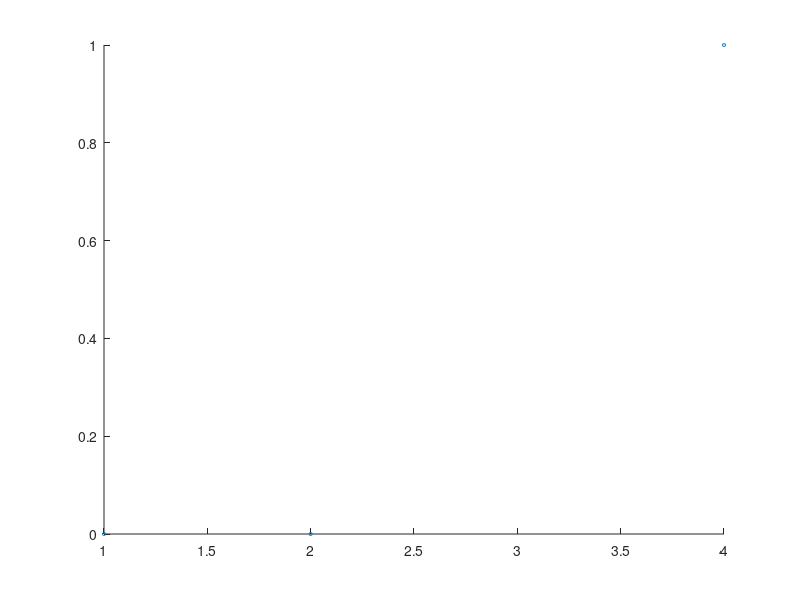

The MATLAB source for this figure:
% Jacob Krol
% Finds the time between 16 as center chain value

max = input('Maximum value to be tested:');
chainval = zeros(1,max);
space = 0;
freq = [ ];
non16 = [;];

for nval = 1:max
    movingval = nval;
    while(log2(movingval)-floor(log2(movingval))>0)
        if(mod(movingval,2)==0)
            movingval = movingval/2;
        else
            movingval = 3*movingval+1;
        end
    end
    chainval(nval) = movingval;
    if(movingval ~= 16)
        freq = [freq space];
        non16 = [non16 [nval;space]];
        space = 0;
    else
        space = space + 1;
    end
end

scatter(non16(1,:),non16(2,:),5)

